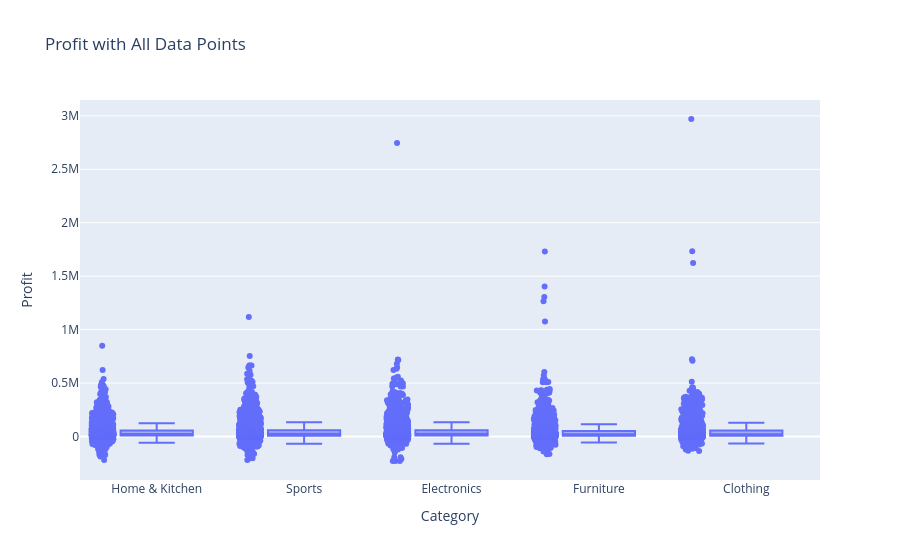

The code cell stored with this chart in its notebook:
### Markdown cell above
**Code Cell 6
Show All Data Points**

### Code cell
fig = px.box(

    df,

    x="Category",

    y="Profit",

    points="all",

    title="Profit with All Data Points"

)

fig.show()

### Figure 1 — Plotly figure (JSON) as saved in the notebook; plotly's stock layout.template omitted (floating-point values rounded to 4 significant figures; data arrays with more than 128 entries replaced by an {"elided": "..."} marker saying what was removed)
{"data": [{"alignmentgroup": "True", "boxpoints": "all", "hovertemplate": "Category=%{x}<br>Profit=%{y}<extra></extra>", "legendgroup": "", "marker": {"color": "#636efa"}, "name": "", "notched": false, "offsetgroup": "", "orientation": "v", "showlegend": false, "type": "box", "x": {"elided": "10100 str values"}, "x0": " ", "xaxis": "x", "y": {"elided": "10100 float values"}, "y0": " ", "yaxis": "y"}], "layout": {"boxmode": "group", "legend": {"tracegroupgap": 0}, "title": {"text": "Profit with All Data Points"}, "xaxis": {"anchor": "y", "domain": [0, 1], "title": {"text": "Category"}}, "yaxis": {"anchor": "x", "domain": [0, 1], "title": {"text": "Profit"}}}}
